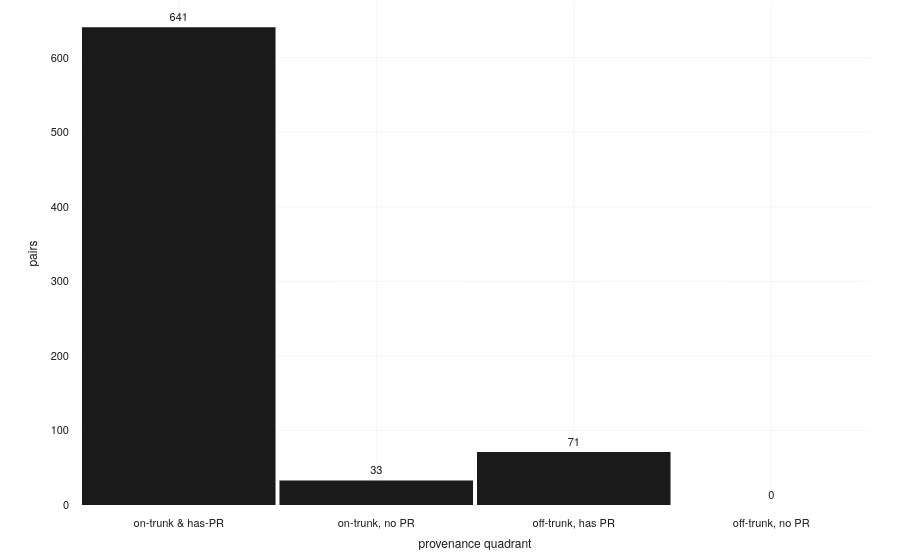

The notebook cell saved with this chart:
### Code cell
# Provenance quadrants of the released pairs.
import plotly.graph_objects as go

quad = {
    (True, True): "on-trunk & has-PR",
    (True, False): "on-trunk, no PR",
    (False, True): "off-trunk, has PR",
    (False, False): "off-trunk, no PR",
}
counts = {
    label: checked.filter(
        (pl.col("on_trunk") == ot) & (pl.col("has_pr") == pr)
    ).height
    for (ot, pr), label in quad.items()
}

go.Figure(
    go.Bar(
        x=list(counts.keys()),
        y=list(counts.values()),
        text=list(counts.values()),
        textposition="outside",
    )
).update_layout(
    xaxis_title="provenance quadrant",
    yaxis_title="pairs",
    template="thesis",
    showlegend=False,
).show()

### Figure 1 — Plotly figure (JSON) as saved in the notebook; plotly's stock layout.template omitted (floating-point values rounded to 4 significant figures)
{"data": [{"text": ["641", "33", "71", "0"], "textposition": "outside", "type": "bar", "x": ["on-trunk & has-PR", "on-trunk, no PR", "off-trunk, has PR", "off-trunk, no PR"], "y": [641, 33, 71, 0]}], "layout": {"showlegend": false, "xaxis": {"title": {"text": "provenance quadrant"}}, "yaxis": {"title": {"text": "pairs"}}}}
